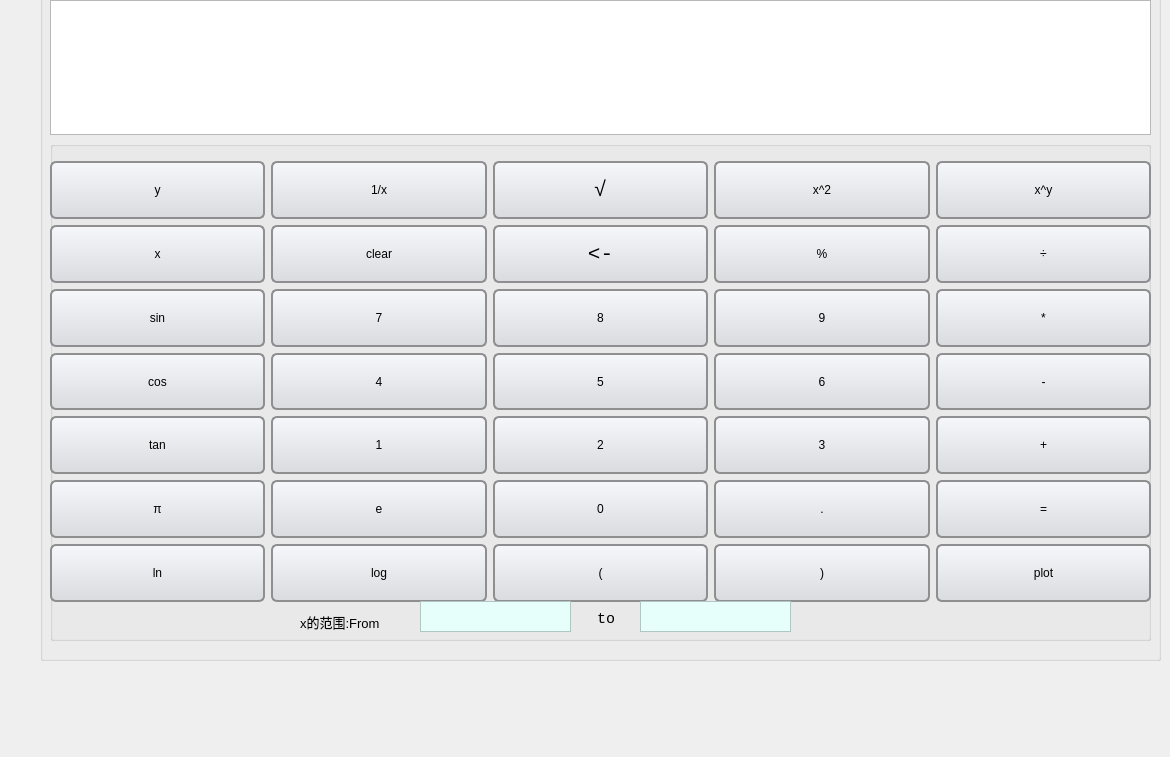
<?xml version="1.0" encoding="UTF-8"?>
<ui version="4.0">
 <class>Widget_draw</class>
 <widget class="QWidget" name="Widget_draw">
  <property name="geometry">
   <rect>
    <x>0</x>
    <y>0</y>
    <width>1170</width>
    <height>757</height>
   </rect>
  </property>
  <property name="font">
   <font>
    <family>Consolas</family>
    <pointsize>12</pointsize>
   </font>
  </property>
  <property name="windowTitle">
   <string>Form</string>
  </property>
  <widget class="QGroupBox" name="groupBox">
   <property name="geometry">
    <rect>
     <x>40</x>
     <y>-10</y>
     <width>1121</width>
     <height>671</height>
    </rect>
   </property>
   <property name="sizePolicy">
    <sizepolicy hsizetype="Expanding" vsizetype="Expanding">
     <horstretch>0</horstretch>
     <verstretch>0</verstretch>
    </sizepolicy>
   </property>
   <property name="styleSheet">
    <string notr="true">QPushButton {
	font: 16pt &quot;Consolas&quot;;
    border: 2px solid #8f8f91;
    border-radius: 6px;
    background-color: qlineargradient(x1: 0, y1: 0, x2: 0, y2: 1, stop: 0 #f6f7fa, stop: 1 #dadbde);
    min-width: 80px;
}

QPushButton:hover {
    background-color: qlineargradient(x1: 0, y1: 0, x2: 0, y2: 1, stop: 0 #dadbde, stop: 1 #00aaff);
}

QPushButton:pressed {
    background-color: qlineargradient(x1: 0, y1: 0, x2: 0, y2: 1, stop: 0 #dadbde, stop: 1 #008acf);
}

QPushButton:flat {
    border: none; /* no border for a flat push button */
}

QPushButton:default {
    border-color: navy; /* make the default button prominent */
}</string>
   </property>
   <property name="title">
    <string/>
   </property>
   <widget class="QWidget" name="verticalLayoutWidget">
    <property name="geometry">
     <rect>
      <x>10</x>
      <y>10</y>
      <width>1101</width>
      <height>641</height>
     </rect>
    </property>
    <layout class="QVBoxLayout" name="verticalLayout">
     <item>
      <widget class="QTextEdit" name="textEdit">
       <property name="sizePolicy">
        <sizepolicy hsizetype="Expanding" vsizetype="Expanding">
         <horstretch>0</horstretch>
         <verstretch>0</verstretch>
        </sizepolicy>
       </property>
       <property name="readOnly">
        <bool>true</bool>
       </property>
      </widget>
     </item>
     <item>
      <widget class="QGroupBox" name="groupBox_2">
       <property name="enabled">
        <bool>true</bool>
       </property>
       <property name="sizePolicy">
        <sizepolicy hsizetype="Expanding" vsizetype="Expanding">
         <horstretch>0</horstretch>
         <verstretch>0</verstretch>
        </sizepolicy>
       </property>
       <property name="minimumSize">
        <size>
         <width>0</width>
         <height>500</height>
        </size>
       </property>
       <property name="font">
        <font>
         <pointsize>14</pointsize>
        </font>
       </property>
       <property name="title">
        <string/>
       </property>
       <widget class="QWidget" name="gridLayoutWidget">
        <property name="geometry">
         <rect>
          <x>0</x>
          <y>20</y>
          <width>1101</width>
          <height>441</height>
         </rect>
        </property>
        <layout class="QGridLayout" name="gridLayout">
         <item row="1" column="0">
          <widget class="QPushButton" name="btnX">
           <property name="sizePolicy">
            <sizepolicy hsizetype="Expanding" vsizetype="Expanding">
             <horstretch>0</horstretch>
             <verstretch>0</verstretch>
            </sizepolicy>
           </property>
           <property name="text">
            <string>x</string>
           </property>
          </widget>
         </item>
         <item row="1" column="4">
          <widget class="QPushButton" name="btnDividing">
           <property name="sizePolicy">
            <sizepolicy hsizetype="Expanding" vsizetype="Expanding">
             <horstretch>0</horstretch>
             <verstretch>0</verstretch>
            </sizepolicy>
           </property>
           <property name="text">
            <string>÷</string>
           </property>
          </widget>
         </item>
         <item row="2" column="0">
          <widget class="QPushButton" name="btnSin">
           <property name="sizePolicy">
            <sizepolicy hsizetype="Minimum" vsizetype="Expanding">
             <horstretch>0</horstretch>
             <verstretch>0</verstretch>
            </sizepolicy>
           </property>
           <property name="text">
            <string>sin</string>
           </property>
          </widget>
         </item>
         <item row="1" column="1">
          <widget class="QPushButton" name="btnClear">
           <property name="sizePolicy">
            <sizepolicy hsizetype="Expanding" vsizetype="Expanding">
             <horstretch>0</horstretch>
             <verstretch>0</verstretch>
            </sizepolicy>
           </property>
           <property name="styleSheet">
            <string notr="true"/>
           </property>
           <property name="text">
            <string>clear</string>
           </property>
          </widget>
         </item>
         <item row="2" column="1">
          <widget class="QPushButton" name="btn7">
           <property name="sizePolicy">
            <sizepolicy hsizetype="Expanding" vsizetype="Expanding">
             <horstretch>0</horstretch>
             <verstretch>0</verstretch>
            </sizepolicy>
           </property>
           <property name="text">
            <string>7</string>
           </property>
          </widget>
         </item>
         <item row="0" column="2">
          <widget class="QPushButton" name="btnRoot">
           <property name="sizePolicy">
            <sizepolicy hsizetype="Expanding" vsizetype="Expanding">
             <horstretch>0</horstretch>
             <verstretch>0</verstretch>
            </sizepolicy>
           </property>
           <property name="font">
            <font>
             <family>Consolas</family>
             <pointsize>16</pointsize>
             <weight>50</weight>
             <italic>false</italic>
             <bold>false</bold>
            </font>
           </property>
           <property name="text">
            <string>√</string>
           </property>
          </widget>
         </item>
         <item row="0" column="4">
          <widget class="QPushButton" name="btnIndex">
           <property name="sizePolicy">
            <sizepolicy hsizetype="Expanding" vsizetype="Expanding">
             <horstretch>0</horstretch>
             <verstretch>0</verstretch>
            </sizepolicy>
           </property>
           <property name="text">
            <string>x^y</string>
           </property>
          </widget>
         </item>
         <item row="1" column="2">
          <widget class="QPushButton" name="btnDelete">
           <property name="sizePolicy">
            <sizepolicy hsizetype="Expanding" vsizetype="Expanding">
             <horstretch>0</horstretch>
             <verstretch>0</verstretch>
            </sizepolicy>
           </property>
           <property name="font">
            <font>
             <family>Consolas</family>
             <pointsize>16</pointsize>
             <weight>50</weight>
             <italic>false</italic>
             <bold>false</bold>
            </font>
           </property>
           <property name="styleSheet">
            <string notr="true"/>
           </property>
           <property name="text">
            <string>&lt;-</string>
           </property>
          </widget>
         </item>
         <item row="1" column="3">
          <widget class="QPushButton" name="btnPercent">
           <property name="sizePolicy">
            <sizepolicy hsizetype="Expanding" vsizetype="Expanding">
             <horstretch>0</horstretch>
             <verstretch>0</verstretch>
            </sizepolicy>
           </property>
           <property name="text">
            <string>%</string>
           </property>
          </widget>
         </item>
         <item row="0" column="3">
          <widget class="QPushButton" name="btnSquare">
           <property name="sizePolicy">
            <sizepolicy hsizetype="Expanding" vsizetype="Expanding">
             <horstretch>0</horstretch>
             <verstretch>0</verstretch>
            </sizepolicy>
           </property>
           <property name="text">
            <string>x^2</string>
           </property>
          </widget>
         </item>
         <item row="0" column="1">
          <widget class="QPushButton" name="btnSemicolon">
           <property name="sizePolicy">
            <sizepolicy hsizetype="Expanding" vsizetype="Expanding">
             <horstretch>0</horstretch>
             <verstretch>0</verstretch>
            </sizepolicy>
           </property>
           <property name="text">
            <string>1/x</string>
           </property>
          </widget>
         </item>
         <item row="0" column="0">
          <widget class="QPushButton" name="btnY">
           <property name="sizePolicy">
            <sizepolicy hsizetype="Expanding" vsizetype="Expanding">
             <horstretch>0</horstretch>
             <verstretch>0</verstretch>
            </sizepolicy>
           </property>
           <property name="text">
            <string>y</string>
           </property>
          </widget>
         </item>
         <item row="4" column="1">
          <widget class="QPushButton" name="btn1">
           <property name="sizePolicy">
            <sizepolicy hsizetype="Expanding" vsizetype="Expanding">
             <horstretch>0</horstretch>
             <verstretch>0</verstretch>
            </sizepolicy>
           </property>
           <property name="text">
            <string>1</string>
           </property>
          </widget>
         </item>
         <item row="3" column="4">
          <widget class="QPushButton" name="btnMinus">
           <property name="sizePolicy">
            <sizepolicy hsizetype="Expanding" vsizetype="Expanding">
             <horstretch>0</horstretch>
             <verstretch>0</verstretch>
            </sizepolicy>
           </property>
           <property name="text">
            <string>-</string>
           </property>
          </widget>
         </item>
         <item row="5" column="0">
          <widget class="QPushButton" name="btnPai">
           <property name="sizePolicy">
            <sizepolicy hsizetype="Expanding" vsizetype="Expanding">
             <horstretch>0</horstretch>
             <verstretch>0</verstretch>
            </sizepolicy>
           </property>
           <property name="text">
            <string>π</string>
           </property>
          </widget>
         </item>
         <item row="4" column="4">
          <widget class="QPushButton" name="btnPlus">
           <property name="sizePolicy">
            <sizepolicy hsizetype="Expanding" vsizetype="Expanding">
             <horstretch>0</horstretch>
             <verstretch>0</verstretch>
            </sizepolicy>
           </property>
           <property name="text">
            <string>+</string>
           </property>
          </widget>
         </item>
         <item row="2" column="3">
          <widget class="QPushButton" name="btn9">
           <property name="sizePolicy">
            <sizepolicy hsizetype="Expanding" vsizetype="Expanding">
             <horstretch>0</horstretch>
             <verstretch>0</verstretch>
            </sizepolicy>
           </property>
           <property name="text">
            <string>9</string>
           </property>
          </widget>
         </item>
         <item row="3" column="1">
          <widget class="QPushButton" name="btn4">
           <property name="sizePolicy">
            <sizepolicy hsizetype="Expanding" vsizetype="Expanding">
             <horstretch>0</horstretch>
             <verstretch>0</verstretch>
            </sizepolicy>
           </property>
           <property name="text">
            <string>4</string>
           </property>
          </widget>
         </item>
         <item row="2" column="4">
          <widget class="QPushButton" name="btnMultiply">
           <property name="sizePolicy">
            <sizepolicy hsizetype="Expanding" vsizetype="Expanding">
             <horstretch>0</horstretch>
             <verstretch>0</verstretch>
            </sizepolicy>
           </property>
           <property name="text">
            <string>*</string>
           </property>
          </widget>
         </item>
         <item row="3" column="2">
          <widget class="QPushButton" name="btn5">
           <property name="sizePolicy">
            <sizepolicy hsizetype="Expanding" vsizetype="Expanding">
             <horstretch>0</horstretch>
             <verstretch>0</verstretch>
            </sizepolicy>
           </property>
           <property name="text">
            <string>5</string>
           </property>
          </widget>
         </item>
         <item row="4" column="2">
          <widget class="QPushButton" name="btn2">
           <property name="sizePolicy">
            <sizepolicy hsizetype="Expanding" vsizetype="Expanding">
             <horstretch>0</horstretch>
             <verstretch>0</verstretch>
            </sizepolicy>
           </property>
           <property name="text">
            <string>2</string>
           </property>
          </widget>
         </item>
         <item row="4" column="0">
          <widget class="QPushButton" name="btnTan">
           <property name="sizePolicy">
            <sizepolicy hsizetype="Expanding" vsizetype="Expanding">
             <horstretch>0</horstretch>
             <verstretch>0</verstretch>
            </sizepolicy>
           </property>
           <property name="text">
            <string>tan</string>
           </property>
          </widget>
         </item>
         <item row="3" column="3">
          <widget class="QPushButton" name="btn6">
           <property name="sizePolicy">
            <sizepolicy hsizetype="Expanding" vsizetype="Expanding">
             <horstretch>0</horstretch>
             <verstretch>0</verstretch>
            </sizepolicy>
           </property>
           <property name="text">
            <string>6</string>
           </property>
          </widget>
         </item>
         <item row="5" column="1">
          <widget class="QPushButton" name="btnE">
           <property name="sizePolicy">
            <sizepolicy hsizetype="Expanding" vsizetype="Expanding">
             <horstretch>0</horstretch>
             <verstretch>0</verstretch>
            </sizepolicy>
           </property>
           <property name="text">
            <string>e</string>
           </property>
          </widget>
         </item>
         <item row="4" column="3">
          <widget class="QPushButton" name="btn3">
           <property name="sizePolicy">
            <sizepolicy hsizetype="Expanding" vsizetype="Expanding">
             <horstretch>0</horstretch>
             <verstretch>0</verstretch>
            </sizepolicy>
           </property>
           <property name="text">
            <string>3</string>
           </property>
          </widget>
         </item>
         <item row="3" column="0">
          <widget class="QPushButton" name="btnCos">
           <property name="sizePolicy">
            <sizepolicy hsizetype="Minimum" vsizetype="Expanding">
             <horstretch>0</horstretch>
             <verstretch>0</verstretch>
            </sizepolicy>
           </property>
           <property name="text">
            <string>cos</string>
           </property>
          </widget>
         </item>
         <item row="2" column="2">
          <widget class="QPushButton" name="btn8">
           <property name="sizePolicy">
            <sizepolicy hsizetype="Expanding" vsizetype="Expanding">
             <horstretch>0</horstretch>
             <verstretch>0</verstretch>
            </sizepolicy>
           </property>
           <property name="text">
            <string>8</string>
           </property>
          </widget>
         </item>
         <item row="6" column="1">
          <widget class="QPushButton" name="btnLog">
           <property name="sizePolicy">
            <sizepolicy hsizetype="Expanding" vsizetype="Expanding">
             <horstretch>0</horstretch>
             <verstretch>0</verstretch>
            </sizepolicy>
           </property>
           <property name="text">
            <string>log</string>
           </property>
          </widget>
         </item>
         <item row="5" column="3">
          <widget class="QPushButton" name="btnPoint">
           <property name="sizePolicy">
            <sizepolicy hsizetype="Expanding" vsizetype="Expanding">
             <horstretch>0</horstretch>
             <verstretch>0</verstretch>
            </sizepolicy>
           </property>
           <property name="text">
            <string>.</string>
           </property>
          </widget>
         </item>
         <item row="5" column="4">
          <widget class="QPushButton" name="btnEqual">
           <property name="sizePolicy">
            <sizepolicy hsizetype="Expanding" vsizetype="Expanding">
             <horstretch>0</horstretch>
             <verstretch>0</verstretch>
            </sizepolicy>
           </property>
           <property name="text">
            <string>=</string>
           </property>
          </widget>
         </item>
         <item row="6" column="3">
          <widget class="QPushButton" name="btnRightPa">
           <property name="sizePolicy">
            <sizepolicy hsizetype="Expanding" vsizetype="Expanding">
             <horstretch>0</horstretch>
             <verstretch>0</verstretch>
            </sizepolicy>
           </property>
           <property name="text">
            <string>)</string>
           </property>
          </widget>
         </item>
         <item row="6" column="0">
          <widget class="QPushButton" name="btnLn">
           <property name="sizePolicy">
            <sizepolicy hsizetype="Expanding" vsizetype="Expanding">
             <horstretch>0</horstretch>
             <verstretch>0</verstretch>
            </sizepolicy>
           </property>
           <property name="text">
            <string>ln</string>
           </property>
          </widget>
         </item>
         <item row="6" column="4">
          <widget class="QPushButton" name="btnPlot">
           <property name="sizePolicy">
            <sizepolicy hsizetype="Expanding" vsizetype="Expanding">
             <horstretch>0</horstretch>
             <verstretch>0</verstretch>
            </sizepolicy>
           </property>
           <property name="styleSheet">
            <string notr="true"/>
           </property>
           <property name="text">
            <string>plot</string>
           </property>
          </widget>
         </item>
         <item row="6" column="2">
          <widget class="QPushButton" name="btnLeftPa">
           <property name="sizePolicy">
            <sizepolicy hsizetype="Expanding" vsizetype="Expanding">
             <horstretch>0</horstretch>
             <verstretch>0</verstretch>
            </sizepolicy>
           </property>
           <property name="text">
            <string>(</string>
           </property>
          </widget>
         </item>
         <item row="5" column="2">
          <widget class="QPushButton" name="btn0">
           <property name="sizePolicy">
            <sizepolicy hsizetype="Expanding" vsizetype="Expanding">
             <horstretch>0</horstretch>
             <verstretch>0</verstretch>
            </sizepolicy>
           </property>
           <property name="text">
            <string>0</string>
           </property>
          </widget>
         </item>
        </layout>
       </widget>
       <widget class="QTextEdit" name="textFrom">
        <property name="geometry">
         <rect>
          <x>370</x>
          <y>460</y>
          <width>151</width>
          <height>31</height>
         </rect>
        </property>
        <property name="font">
         <font>
          <family>Consolas</family>
          <pointsize>10</pointsize>
         </font>
        </property>
        <property name="styleSheet">
         <string notr="true">background-color: rgb(230, 255, 251);</string>
        </property>
       </widget>
       <widget class="QTextEdit" name="textTo">
        <property name="geometry">
         <rect>
          <x>590</x>
          <y>460</y>
          <width>151</width>
          <height>31</height>
         </rect>
        </property>
        <property name="font">
         <font>
          <family>Consolas</family>
          <pointsize>10</pointsize>
         </font>
        </property>
        <property name="styleSheet">
         <string notr="true">background-color: rgb(230, 255, 251);</string>
        </property>
       </widget>
       <widget class="QLabel" name="label">
        <property name="geometry">
         <rect>
          <x>520</x>
          <y>470</y>
          <width>72</width>
          <height>15</height>
         </rect>
        </property>
        <property name="font">
         <font>
          <family>Consolas</family>
          <pointsize>11</pointsize>
         </font>
        </property>
        <property name="text">
         <string>   to</string>
        </property>
       </widget>
       <widget class="QLabel" name="label_2">
        <property name="geometry">
         <rect>
          <x>250</x>
          <y>470</y>
          <width>121</width>
          <height>21</height>
         </rect>
        </property>
        <property name="font">
         <font>
          <family>Microsoft YaHei UI</family>
          <pointsize>10</pointsize>
         </font>
        </property>
        <property name="text">
         <string>x的范围:From</string>
        </property>
       </widget>
      </widget>
     </item>
    </layout>
   </widget>
  </widget>
 </widget>
 <resources/>
 <connections/>
</ui>
